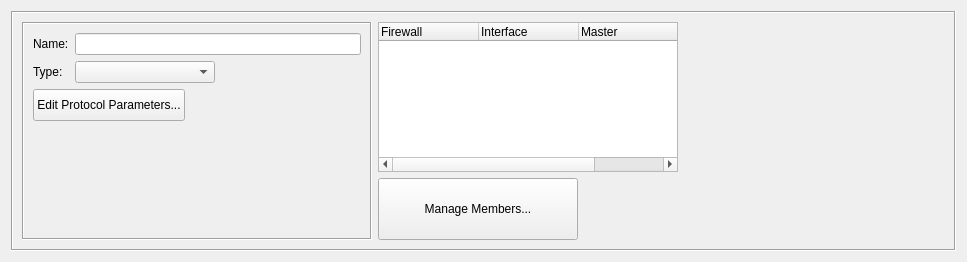
<?xml version="1.0" encoding="UTF-8"?>
<ui version="4.0">
 <class>ClusterGroupDialog_q</class>
 <widget class="QWidget" name="ClusterGroupDialog_q">
  <property name="enabled">
   <bool>true</bool>
  </property>
  <property name="geometry">
   <rect>
    <x>0</x>
    <y>0</y>
    <width>967</width>
    <height>262</height>
   </rect>
  </property>
  <property name="sizePolicy">
   <sizepolicy hsizetype="Preferred" vsizetype="MinimumExpanding">
    <horstretch>0</horstretch>
    <verstretch>0</verstretch>
   </sizepolicy>
  </property>
  <property name="windowTitle">
   <string>ClusterGroup</string>
  </property>
  <layout class="QGridLayout" name="gridLayout">
   <item row="0" column="0">
    <widget class="QFrame" name="frame20">
     <property name="sizePolicy">
      <sizepolicy hsizetype="Preferred" vsizetype="MinimumExpanding">
       <horstretch>0</horstretch>
       <verstretch>0</verstretch>
      </sizepolicy>
     </property>
     <property name="frameShape">
      <enum>QFrame::Box</enum>
     </property>
     <property name="frameShadow">
      <enum>QFrame::Sunken</enum>
     </property>
     <layout class="QHBoxLayout" name="horizontalLayout_3">
      <item>
       <widget class="QFrame" name="frame7_2">
        <property name="sizePolicy">
         <sizepolicy hsizetype="Fixed" vsizetype="Preferred">
          <horstretch>0</horstretch>
          <verstretch>0</verstretch>
         </sizepolicy>
        </property>
        <property name="minimumSize">
         <size>
          <width>350</width>
          <height>0</height>
         </size>
        </property>
        <property name="maximumSize">
         <size>
          <width>350</width>
          <height>16777215</height>
         </size>
        </property>
        <property name="frameShape">
         <enum>QFrame::Box</enum>
        </property>
        <property name="frameShadow">
         <enum>QFrame::Sunken</enum>
        </property>
        <layout class="QGridLayout" name="gridLayout_2">
         <item row="0" column="0">
          <widget class="QLabel" name="textLabel1_4_2">
           <property name="sizePolicy">
            <sizepolicy hsizetype="Preferred" vsizetype="Preferred">
             <horstretch>0</horstretch>
             <verstretch>0</verstretch>
            </sizepolicy>
           </property>
           <property name="maximumSize">
            <size>
             <width>32767</width>
             <height>32767</height>
            </size>
           </property>
           <property name="text">
            <string>Name:</string>
           </property>
           <property name="wordWrap">
            <bool>false</bool>
           </property>
          </widget>
         </item>
         <item row="0" column="1" colspan="2">
          <widget class="QLineEdit" name="obj_name">
           <property name="sizePolicy">
            <sizepolicy hsizetype="Minimum" vsizetype="Fixed">
             <horstretch>200</horstretch>
             <verstretch>0</verstretch>
            </sizepolicy>
           </property>
           <property name="minimumSize">
            <size>
             <width>0</width>
             <height>0</height>
            </size>
           </property>
          </widget>
         </item>
         <item row="1" column="0">
          <widget class="QLabel" name="textLabel1_3_2_2">
           <property name="enabled">
            <bool>true</bool>
           </property>
           <property name="sizePolicy">
            <sizepolicy hsizetype="Preferred" vsizetype="Preferred">
             <horstretch>0</horstretch>
             <verstretch>0</verstretch>
            </sizepolicy>
           </property>
           <property name="maximumSize">
            <size>
             <width>32767</width>
             <height>32767</height>
            </size>
           </property>
           <property name="text">
            <string>Type:</string>
           </property>
           <property name="wordWrap">
            <bool>false</bool>
           </property>
          </widget>
         </item>
         <item row="1" column="1">
          <widget class="QComboBox" name="type"/>
         </item>
         <item row="1" column="2">
          <spacer name="horizontalSpacer_3">
           <property name="orientation">
            <enum>Qt::Horizontal</enum>
           </property>
           <property name="sizeHint" stdset="0">
            <size>
             <width>135</width>
             <height>20</height>
            </size>
           </property>
          </spacer>
         </item>
         <item row="2" column="0" colspan="3">
          <layout class="QHBoxLayout" name="horizontalLayout">
           <item>
            <widget class="QPushButton" name="editParameters">
             <property name="sizePolicy">
              <sizepolicy hsizetype="Preferred" vsizetype="Fixed">
               <horstretch>0</horstretch>
               <verstretch>0</verstretch>
              </sizepolicy>
             </property>
             <property name="minimumSize">
              <size>
               <width>0</width>
               <height>32</height>
              </size>
             </property>
             <property name="text">
              <string>Edit Protocol Parameters...</string>
             </property>
            </widget>
           </item>
           <item>
            <spacer name="horizontalSpacer">
             <property name="orientation">
              <enum>Qt::Horizontal</enum>
             </property>
             <property name="sizeHint" stdset="0">
              <size>
               <width>40</width>
               <height>20</height>
              </size>
             </property>
            </spacer>
           </item>
          </layout>
         </item>
         <item row="3" column="1">
          <spacer name="verticalSpacer">
           <property name="orientation">
            <enum>Qt::Vertical</enum>
           </property>
           <property name="sizeHint" stdset="0">
            <size>
             <width>20</width>
             <height>102</height>
            </size>
           </property>
          </spacer>
         </item>
        </layout>
       </widget>
      </item>
      <item>
       <layout class="QVBoxLayout" name="verticalLayout">
        <item>
         <widget class="QTreeWidget" name="fwMemberTree">
          <property name="sizePolicy">
           <sizepolicy hsizetype="Fixed" vsizetype="Expanding">
            <horstretch>0</horstretch>
            <verstretch>0</verstretch>
           </sizepolicy>
          </property>
          <property name="minimumSize">
           <size>
            <width>300</width>
            <height>0</height>
           </size>
          </property>
          <property name="maximumSize">
           <size>
            <width>300</width>
            <height>150</height>
           </size>
          </property>
          <property name="toolTip">
           <string>List of current members of this cluster.
Double click on an entry to load it.</string>
          </property>
          <property name="showDropIndicator" stdset="0">
           <bool>false</bool>
          </property>
          <property name="selectionMode">
           <enum>QAbstractItemView::SingleSelection</enum>
          </property>
          <column>
           <property name="text">
            <string>Firewall</string>
           </property>
          </column>
          <column>
           <property name="text">
            <string>Interface</string>
           </property>
          </column>
          <column>
           <property name="text">
            <string>Master</string>
           </property>
          </column>
          <column>
           <property name="text">
            <string>Status</string>
           </property>
          </column>
         </widget>
        </item>
        <item>
         <layout class="QHBoxLayout" name="horizontalLayout_2">
          <item>
           <widget class="QPushButton" name="manageMembers">
            <property name="sizePolicy">
             <sizepolicy hsizetype="Fixed" vsizetype="Fixed">
              <horstretch>0</horstretch>
              <verstretch>0</verstretch>
             </sizepolicy>
            </property>
            <property name="minimumSize">
             <size>
              <width>200</width>
              <height>0</height>
             </size>
            </property>
            <property name="maximumSize">
             <size>
              <width>32767</width>
              <height>32767</height>
             </size>
            </property>
            <property name="toolTip">
             <string>Click here to manage member firewalls of this cluster group.</string>
            </property>
            <property name="text">
             <string>Manage Members...</string>
            </property>
           </widget>
          </item>
          <item>
           <spacer name="horizontalSpacer_2">
            <property name="orientation">
             <enum>Qt::Horizontal</enum>
            </property>
            <property name="sizeHint" stdset="0">
             <size>
              <width>40</width>
              <height>20</height>
             </size>
            </property>
           </spacer>
          </item>
         </layout>
        </item>
       </layout>
      </item>
      <item>
       <widget class="CommentKeywords" name="commentKeywords" native="true">
        <property name="sizePolicy">
         <sizepolicy hsizetype="Expanding" vsizetype="Expanding">
          <horstretch>0</horstretch>
          <verstretch>0</verstretch>
         </sizepolicy>
        </property>
       </widget>
      </item>
     </layout>
    </widget>
   </item>
  </layout>
 </widget>
 <customwidgets>
  <customwidget>
   <class>CommentKeywords</class>
   <extends>QWidget</extends>
   <header>CommentKeywords.h</header>
   <container>1</container>
  </customwidget>
 </customwidgets>
 <tabstops>
  <tabstop>manageMembers</tabstop>
 </tabstops>
 <resources>
  <include location="MainRes.qrc"/>
 </resources>
 <connections>
  <connection>
   <sender>fwMemberTree</sender>
   <signal>itemActivated(QTreeWidgetItem*,int)</signal>
   <receiver>ClusterGroupDialog_q</receiver>
   <slot>openObject(QTreeWidgetItem*)</slot>
   <hints>
    <hint type="sourcelabel">
     <x>262</x>
     <y>112</y>
    </hint>
    <hint type="destinationlabel">
     <x>411</x>
     <y>113</y>
    </hint>
   </hints>
  </connection>
  <connection>
   <sender>editParameters</sender>
   <signal>clicked()</signal>
   <receiver>ClusterGroupDialog_q</receiver>
   <slot>openParametersEditor()</slot>
   <hints>
    <hint type="sourcelabel">
     <x>152</x>
     <y>303</y>
    </hint>
    <hint type="destinationlabel">
     <x>450</x>
     <y>190</y>
    </hint>
   </hints>
  </connection>
  <connection>
   <sender>manageMembers</sender>
   <signal>clicked()</signal>
   <receiver>ClusterGroupDialog_q</receiver>
   <slot>openClusterConfDialog()</slot>
   <hints>
    <hint type="sourcelabel">
     <x>20</x>
     <y>20</y>
    </hint>
    <hint type="destinationlabel">
     <x>20</x>
     <y>20</y>
    </hint>
   </hints>
  </connection>
 </connections>
 <slots>
  <slot>changed()</slot>
  <slot>openParametersEditor()</slot>
 </slots>
</ui>
